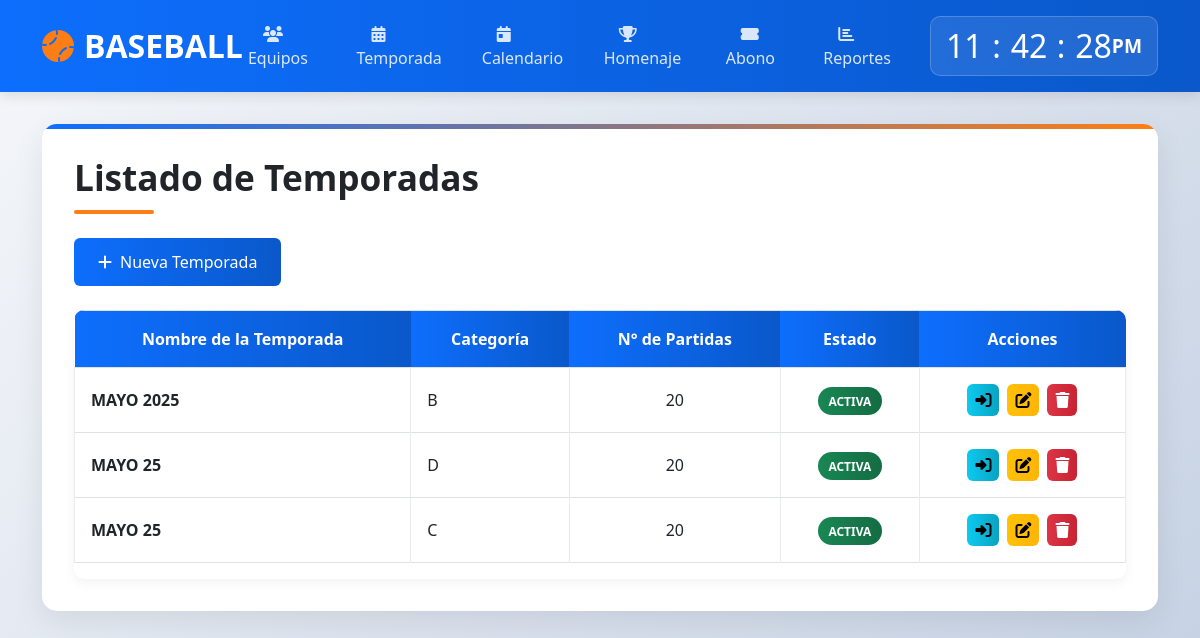
/modulos/juego/index.php, run on an earlier commit of the app's database.
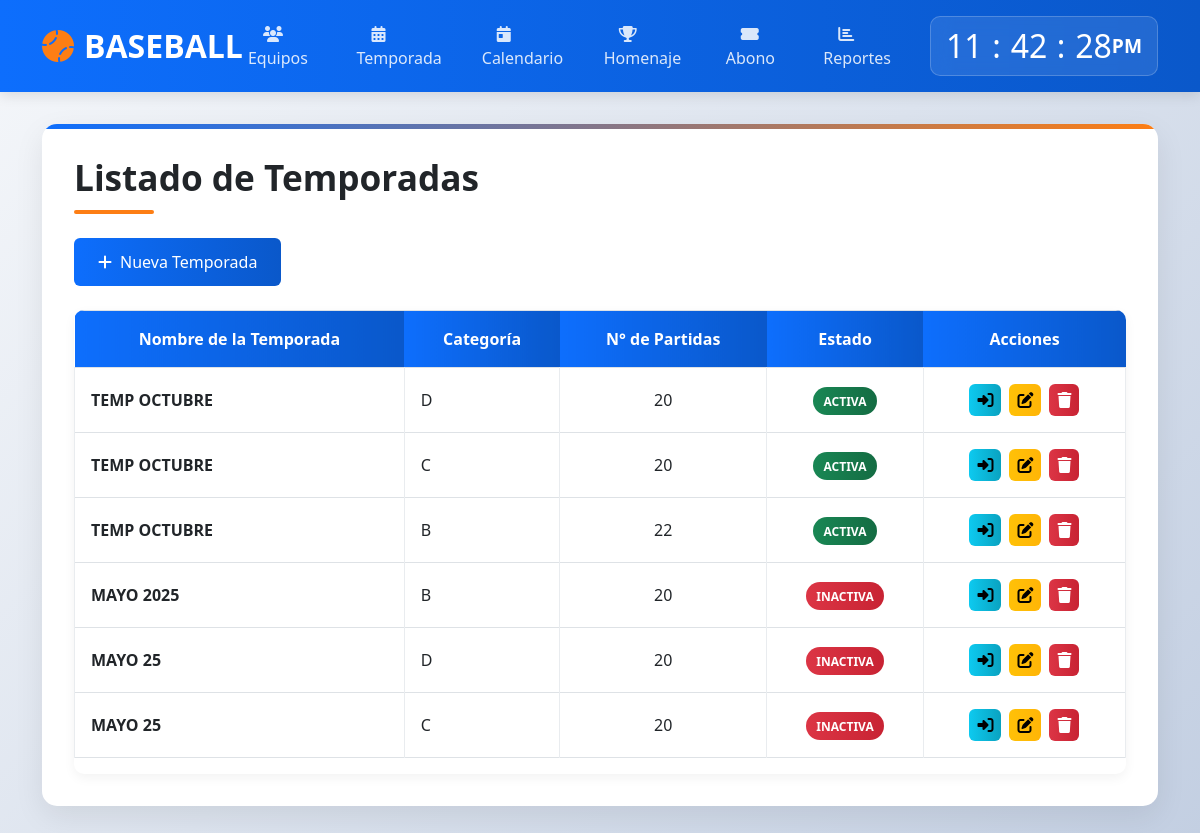
And on a later commit of the database.
### tables this page shows
CREATE TABLE `temporada` (
  `id_temp` int(100) NOT NULL,
  `name_temp` text NOT NULL,
  `categoria` varchar(1) NOT NULL,
  `partidas` int(100) NOT NULL,
  `innings` int(10) NOT NULL,
  `valor` decimal(10,2) NOT NULL,
  `nequipos` int(10) NOT NULL,
  `activo` int(1) DEFAULT NULL
);

### modulos/juego/index.php (the view, shortened to what the changed rows need)
<?php
$con = conectar();
?>
<!DOCTYPE html>
<html lang="es">
<head>
    <link href="https://cdn.jsdelivr.net/npm/bootstrap@5.3.0/dist/css/bootstrap.min.css" rel="stylesheet">
    <link rel="stylesheet" href="https://cdnjs.cloudflare.com/ajax/libs/font-awesome/6.4.0/css/all.min.css">
</head>
<body>
    <header class="header">
        <div class="container">
            <div class="d-flex justify-content-between align-items-center">
                <div class="clock-container">
                    <div class="clock">
                        <h2 id="hour">00</h2><h2 class="dot">:</h2>
                        <h2 id="minute">00</h2><h2 class="dot">:</h2>
                        <h2 id="seconds">00</h2><span id="ampm">AM</span>
                    </div>
                </div>
            </div>
        </div>
    </header>
    <main class="main-content">
        <div class="container">
            <div class="content-container">
                <h1 class="page-title">Listado de Temporadas</h1>
                <div class="table-container">
                    <table class="table table-hover table-bordered">
                        <thead>
                            <tr>
                                <th>Nombre de la Temporada</th>
                                <th>Categoría</th>
                                <th>N° de Partidas</th>
                                <th>Estado</th>
                                <th>Acciones</th>
                            </tr>
                        </thead>
                        <tbody>
                            <?php
                            $obtener = "SELECT * FROM temporada ORDER BY id_temp DESC";
                            $query = mysqli_query($con, $obtener);
                            $num = mysqli_num_rows($query);
                            if ($num >= 1) {
                                for ($i = 1; $i <= $num; ++$i) {
                                    $data = mysqli_fetch_array($query);
                            ?>
                            <tr>
                                <td class="fw-bold"><?php echo htmlspecialchars($data['name_temp']); ?></td>
                                <td><?php echo htmlspecialchars($data['categoria']); ?></td>
                                <td class="text-center"><?php echo $data['partidas']; ?></td>
                                <td class="text-center">
                                    <?php if (empty($data['activo'])): ?>
                                        <span class="badge-inactive">INACTIVA</span>
                                    <?php else: ?>
                                        <span class="badge-active">ACTIVA</span>
                                    <?php endif; ?>
                                </td>
                                <td>
                                    <div class="action-buttons">
                                        <a href="list.php?id=<?php echo $data['id_temp']; ?>&cat=<?php echo urlencode($data['categoria']); ?>" class="btn btn-info action-btn" data-bs-toggle="tooltip" data-bs-placement="top" title="Ingresar a la Temporada">
                                            <i class="fas fa-sign-in-alt"></i>
                                        </a>
                                        <a href="formedit.php?id=<?php echo $data['id_temp']; ?>" class="btn btn-warning action-btn" data-bs-toggle="tooltip" data-bs-placement="top" title="Editar">
                                            <i class="fas fa-edit"></i>
                                        </a>
                                        <a href="delettemp.php?id=<?php echo $data['id_temp']; ?>" class="btn btn-danger action-btn" data-bs-toggle="tooltip" data-bs-placement="top" title="Eliminar" onclick="return confirm('¿Está seguro de eliminar esta temporada?');">
                                            <i class="fas fa-trash"></i>
                                        </a>
                                    </div>
                                </td>
                            </tr>
                            <?php
                                }
                            } ?>
                        </tbody>
                    </table>
                </div>
            </div>
        </div>
    </main>
</body>
</html>

What changed in the data, as far as the page shows it:
added temporada: name_temp "TEMP OCTUBRE", categoria "D", partidas "20", activo "ACTIVA"
added temporada: name_temp "TEMP OCTUBRE", categoria "C", partidas "20", activo "ACTIVA"
added temporada: name_temp "TEMP OCTUBRE", categoria "B", partidas "22", activo "ACTIVA"
changed temporada "MAYO 2025": activo "ACTIVA" → "INACTIVA"
changed temporada (number 5 of 6 on the later page): activo "ACTIVA" → "INACTIVA"
changed temporada (number 6 of 6 on the later page): activo "ACTIVA" → "INACTIVA"
